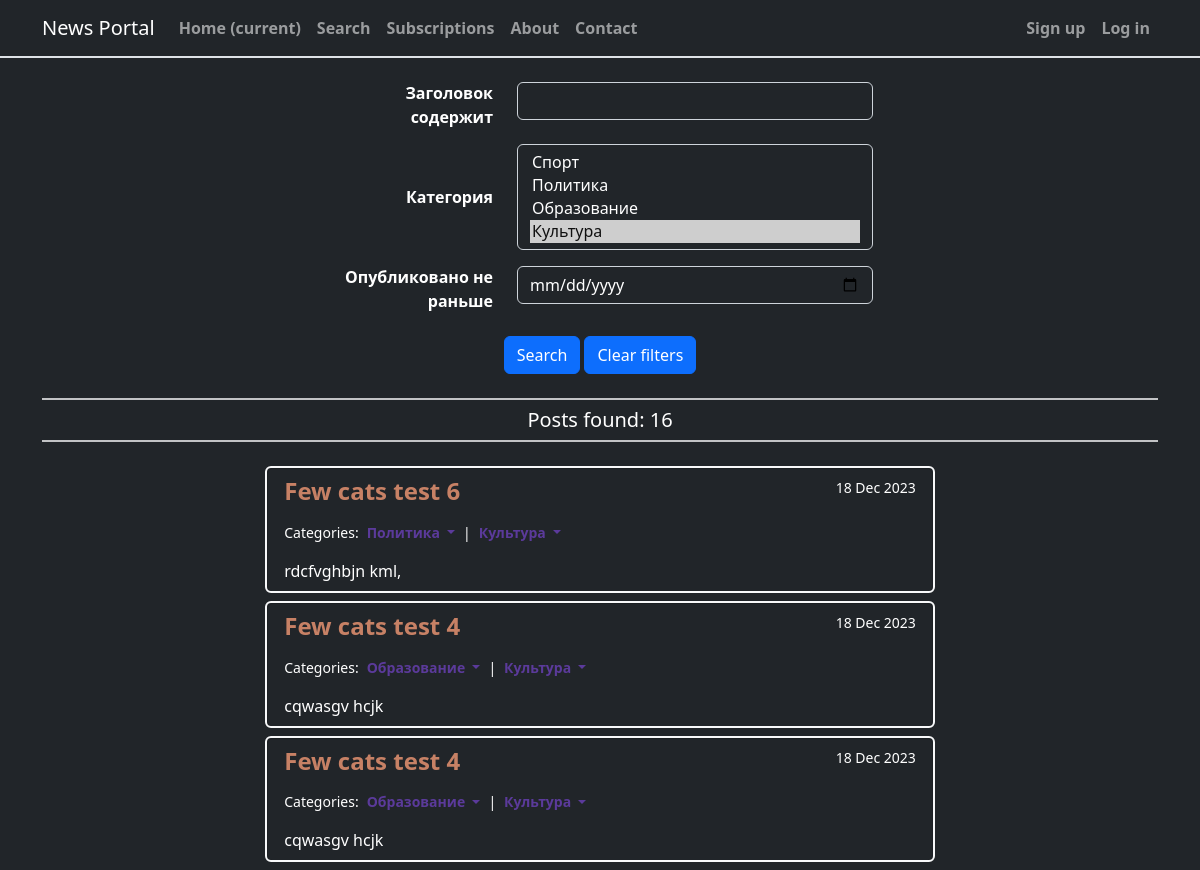
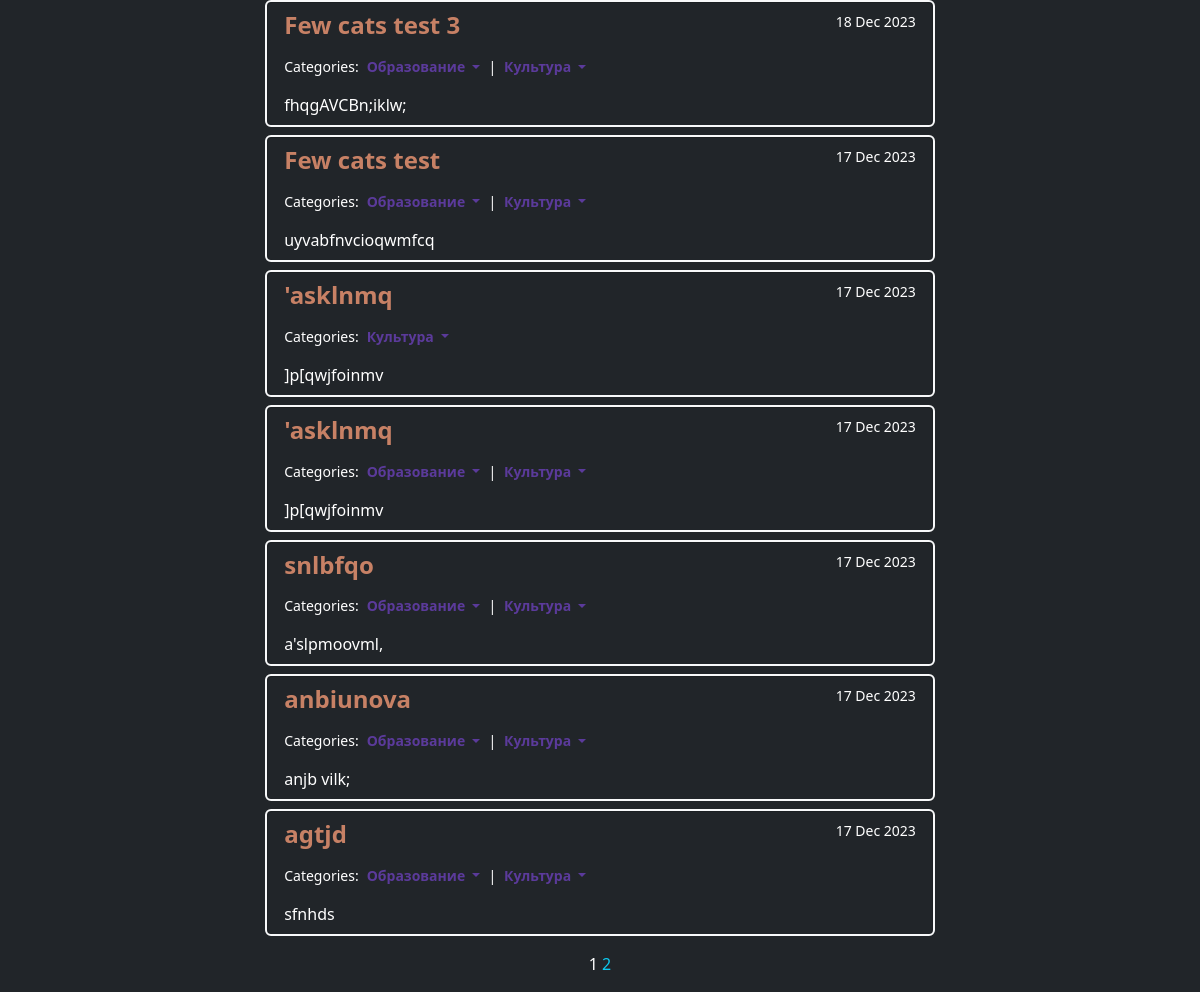
Page /news/search?category=4 on the earlier database version (2 pictures, top to bottom).
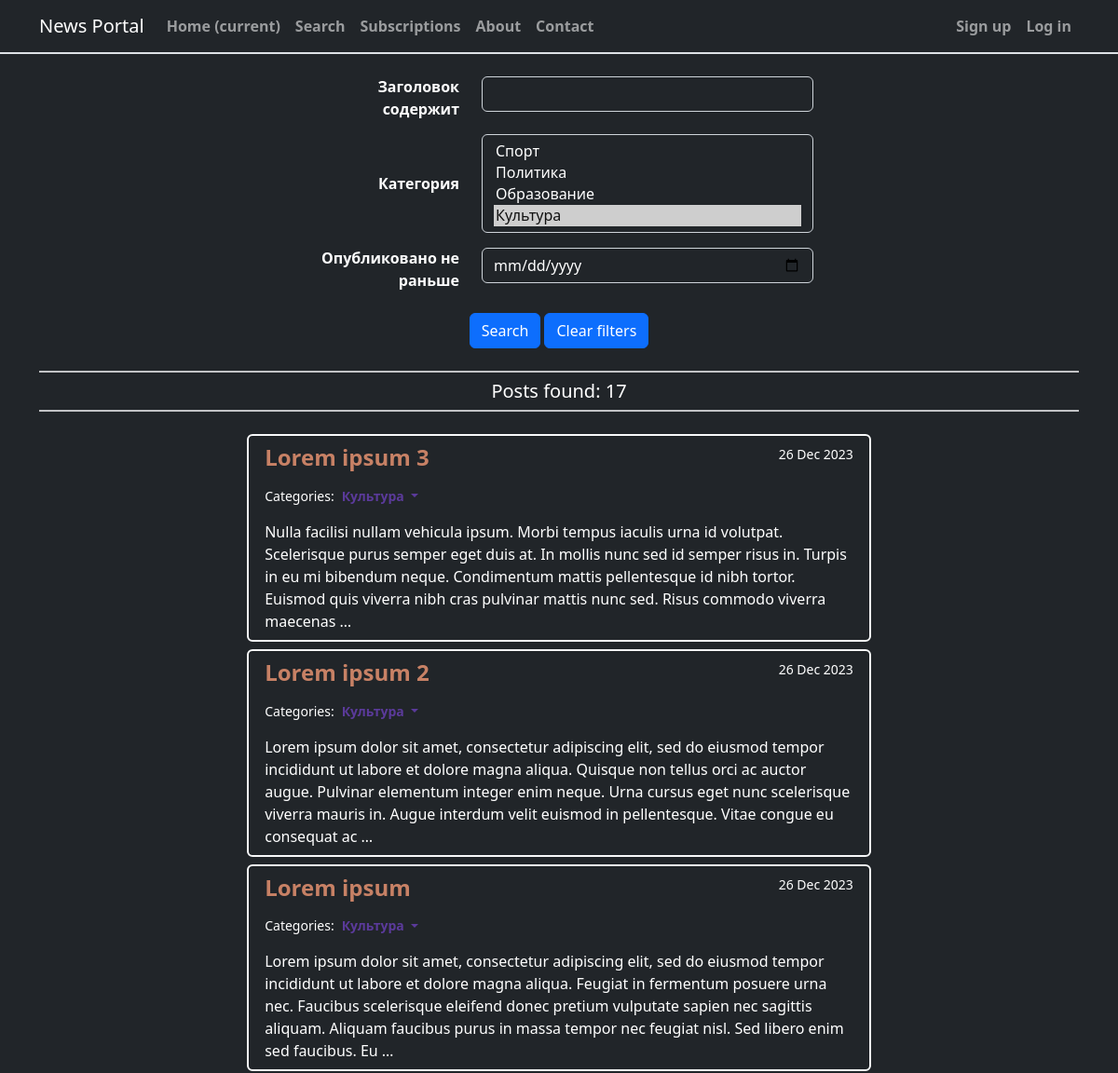
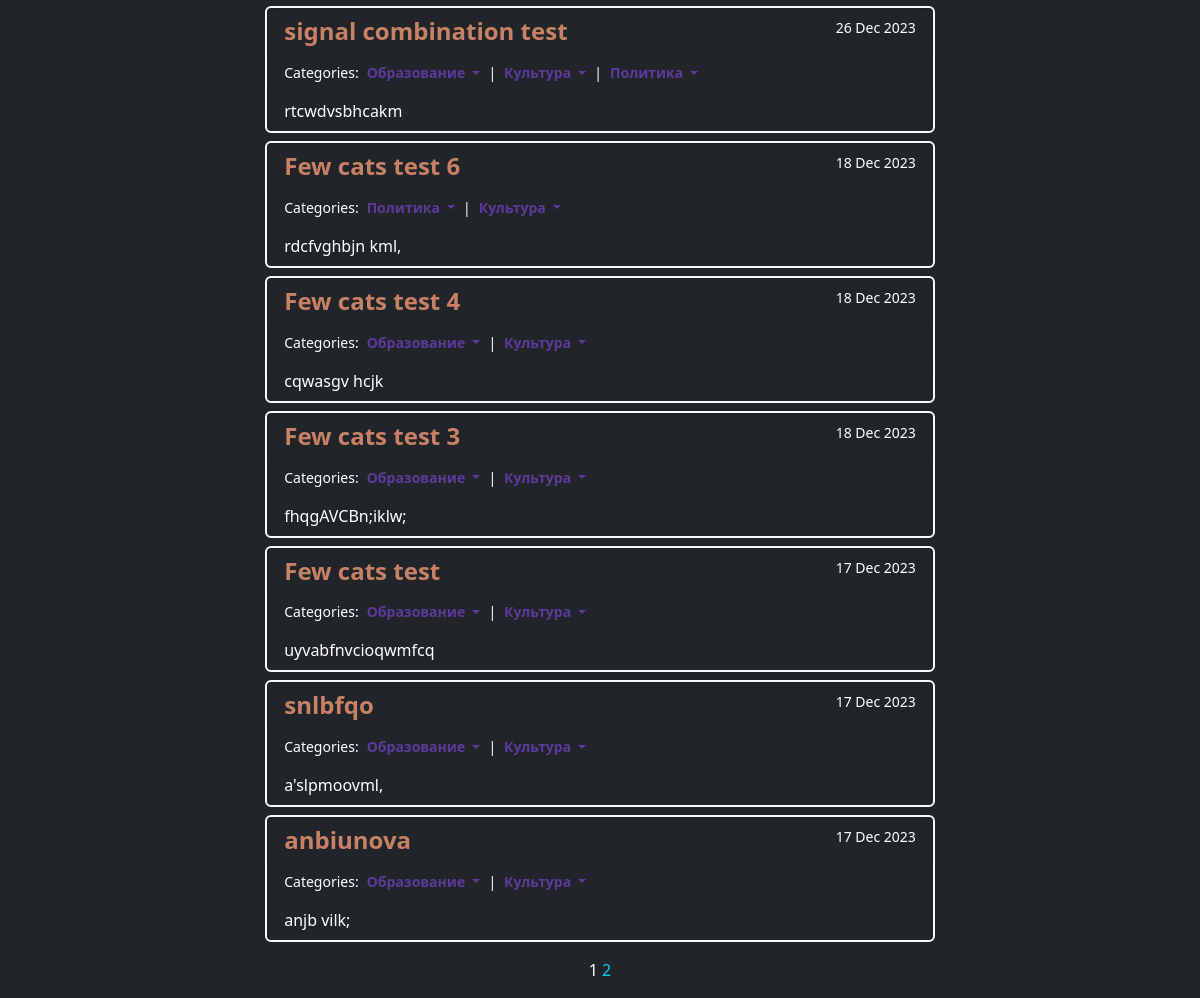
Same page on the later database version (2 pictures, top to bottom).
### news/models.py (models this page shows, shortened)
class Post(models.Model):
    ARTICLE = 'ar'
    NEWS = 'nw'
    TYPE = [
        (ARTICLE, 'Article'),
        (NEWS, 'News')
    ]
    author = models.ForeignKey(Author, on_delete=models.CASCADE)
    type = models.CharField(max_length=2,
                            choices=TYPE,
                            default=NEWS)
    created = models.DateTimeField(auto_now_add=True)
    category = models.ManyToManyField(Category, through='PostCategory')
    heading = models.CharField(max_length=200)
    text = models.TextField()
    rating = models.IntegerField(default=0)
    def get_absolute_url(self):
        return reverse('post_detail', args=[str(self.id)])

class Category(models.Model):
    name = models.CharField(max_length=200, unique=True)
    def __str__(self):
        return f'{self.name}'

### news/views.py (the view, shortened to what this page needs)
# urls.py: path('search', PostSearch.as_view(), name='search'),
class PostSearch(ListView):
    model = Post
    ordering = '-created'
    template_name = 'post_search.html'
    context_object_name = 'filtered_posts'
    paginate_by = 10
    def get_queryset(self):
        queryset = super().get_queryset()
        self.filterset = PostFilter(self.request.GET, queryset)
        return self.filterset.qs if self.request.GET else Post.objects.none()
    def get_context_data(self, **kwargs):
        context = super().get_context_data()
        context['filterset'] = self.filterset
        return context

### news/templatetags/custom_filters.py (called while the page is built)
@register.filter()
def censor(text):
    if not isinstance(text, str):
        raise ValueError('Подвергать цензуре можно только строки!')
    matches = []
    for taboo in TABOO_WORDS:
        matches.extend(re.findall(taboo, text, flags=re.IGNORECASE))
    for match in set(matches):
        text = re.sub(match, f'{match[0] + len(match[1:]) * "*"}', text)
    return text

### news/templatetags/custom_tags.py (called while the page is built)
@register.simple_tag(takes_context=True)
def url_replace(context, **kwargs):
    d = context['request'].GET.copy()
    for k, v in kwargs.items():
        d[k] = v
    return d.urlencode()

### templates/post_search.html (shortened to what this page needs)
{% extends 'flatpages/default.html' %}
{% load custom_filters %}
{% block content %}
<form class="mt-3" action="" method="get">
    {% for f in filterset.form %}
    <div class="text-bg-dark row justify-content-center">
        <label for="{{ f.id_for_label }}" class="col-sm-2 my-auto text-bg-dark col-form-label fw-bold text-end">
            {{ f.label }}
        </label>
        <div class="col-sm-4">
            {{ f }}
        </div>
    </div>
    {% endfor %}
    <input class="btn btn-primary mt-3" type="submit" value="Search">
    <a class="btn btn-primary mt-3"
       href="{% url 'search' %}?{% for fld in filterset.get_fields %}{{fld}}={% if not forloop.last %}&{% endif %}{% endfor %}">
        Clear filters
    </a>
</form>
<hr class="border border-light border-1 opacity-75 mt-4 mb-2">
<h5>Posts found: {{ page_obj.paginator.count }}</h5>
<hr class="border border-light border-1 opacity-75 mt-2 mb-4">
{% if not request.GET %}
<h3>Fill the form to search!</h3>
{% else %}
{% if filtered_posts %}
{% for post in filtered_posts %}
    <div class="list-group text-bg-dark border border-light border-2 d-flex mx-auto w-60 mb-2">
        <div class="list-group-item text-bg-dark border-bottom-0 justify-content-between d-flex">
            <h4 class="mb-0"><a class="link-salmon text-decoration-none fw-bold opacity-75" href="{{ post.get_absolute_url }}">{{ post.heading|censor }}</a></h4>
            <small class="text-bg-dark d-flex border-bottom-0">
                {{ post.created|date:'d M Y' }}
            </small>
        </div>
        <div class="list-group-item text-bg-dark d-flex justify-content-start border-bottom-0 dropdown small">
            Categories:{% for cat in post.category.all %}
            <a class="link-purple text-decoration-none fw-bold ms-2 me-2 dropdown-toggle opacity-75" role="button" data-bs-toggle="dropdown" aria-expanded="false">
                {{ cat.name }}
            </a>
            {% if not forloop.last %}
            |
            {% endif %}
            {% endfor %}
        </div>
        <div class="list-group-item text-bg-dark border-bottom-0 d-flex justify-content-start">
            <p class="text-start mb-0">{{ post.text|censor|truncatewords:50 }}</p>
        </div>
    </div>
    {% endfor %}
{%else%}
<h2>No results!</h2>
{% endif %}
{% endif %}
{% include 'includes/page_by_page.html' %}
{% endblock %}

Differences in the rows shown:
removed Post: heading|censor "Few cats test 4", created "18 Dec 2023", text|censor "cqwasgv hcjk", Category (name "Образование"), Category (name "Культура")
removed Post: heading|censor "'asklnmq", created "17 Dec 2023", text|censor "]p[qwjfoinmv", Category (name "Культура")
removed Post: heading|censor "'asklnmq", created "17 Dec 2023", text|censor "]p[qwjfoinmv", Category (name "Образование"), Category (name "Культура")
no longer on this page (row unchanged): Post: heading|censor "agtjd", created "17 Dec 2023", text|censor "sfnhds", Category (name "Образование"), Category (name "Культура")
added Post: heading|censor "Lorem ipsum 3", created "26 Dec 2023", text|censor "Nulla facilisi nullam vehicula ipsum. Morbi tempus iaculis urna id volutpat. Scelerisque purus semper eget duis at. In mollis nunc sed id semper risus in. Turpis in eu mi bibendum neque. Condimentum mattis pellentesque id nibh tortor. Euismod quis viverra nibh cras pulvinar mattis nunc sed. Risus commodo viverra maecenas …", Category (name "Культура")
added Post: heading|censor "Lorem ipsum 2", created "26 Dec 2023", text|censor "Lorem ipsum dolor sit amet, consectetur adipiscing elit, sed do eiusmod tempor incididunt ut labore et dolore magna aliqua. Quisque non tellus orci ac auctor augue. Pulvinar elementum integer enim neque. Urna cursus eget nunc scelerisque viverra mauris in. Augue interdum velit euismod in pellentesque. Vitae congue eu consequat ac …", Category (name "Культура")
added Post: heading|censor "Lorem ipsum", created "26 Dec 2023", text|censor "Lorem ipsum dolor sit amet, consectetur adipiscing elit, sed do eiusmod tempor incididunt ut labore et dolore magna aliqua. Feugiat in fermentum posuere urna nec. Faucibus scelerisque eleifend donec pretium vulputate sapien nec sagittis aliquam. Aliquam faucibus purus in massa tempor nec feugiat nisl. Sed libero enim sed faucibus. Eu …", Category (name "Культура")
added Post: heading|censor "signal combination test", created "26 Dec 2023", text|censor "rtcwdvsbhcakm", Category (name "Образование"), Category (name "Культура"), Category (name "Политика")
Other differences:
{{ page_obj.paginator.count }}: "16" → "17"
